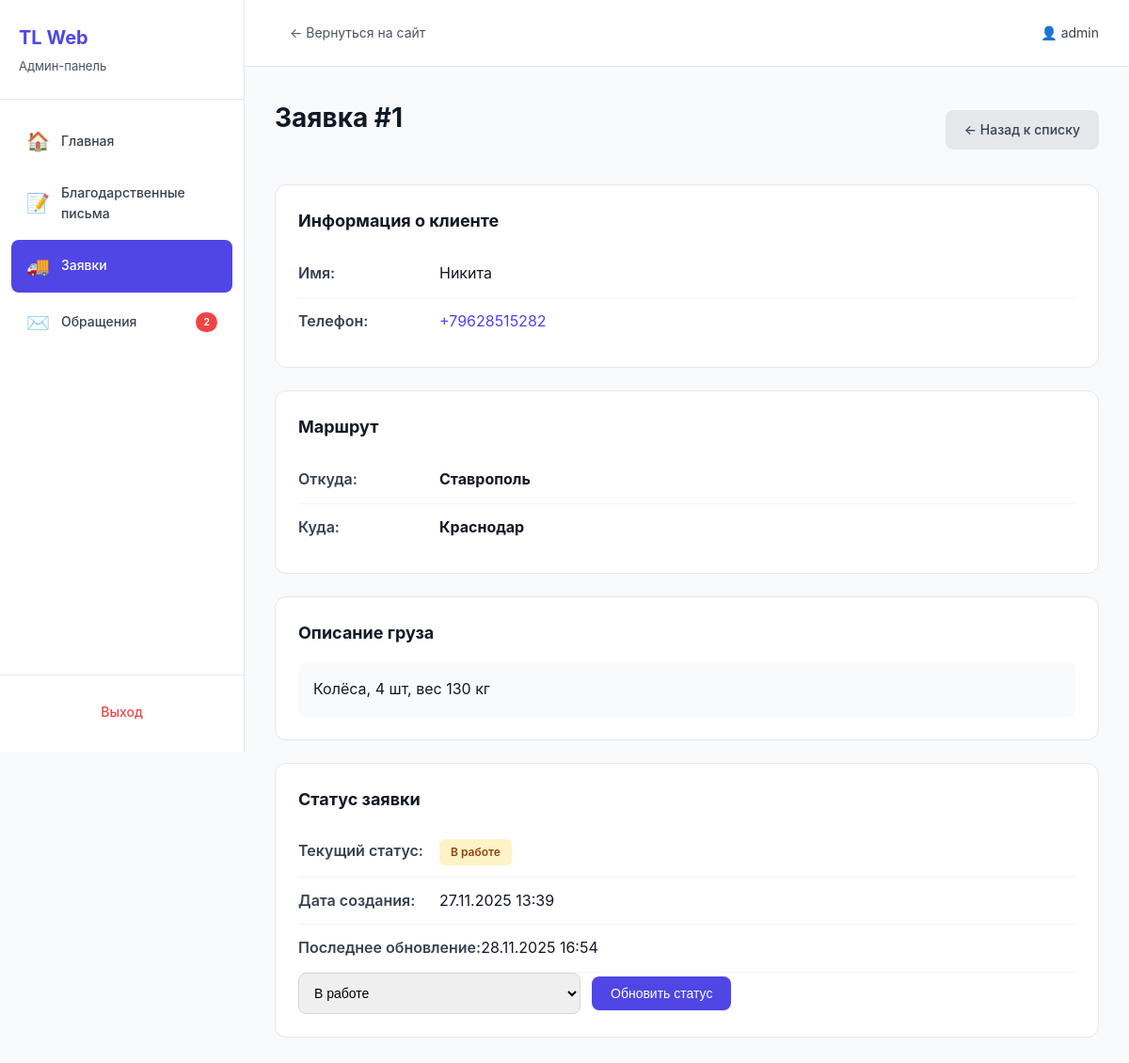
Page /public/admin/pages/order-view.php?id=1 (signed in) on the committed database.
### tables this page shows
CREATE TABLE `orders` (
  `id` int(11) NOT NULL,
  `name` varchar(255) NOT NULL COMMENT 'Имя клиента',
  `phone` varchar(50) NOT NULL COMMENT 'Телефон',
  `cargo_description` text NOT NULL COMMENT 'Описание груза',
  `city_from` varchar(255) NOT NULL COMMENT 'Город отправления',
  `city_to` varchar(255) NOT NULL COMMENT 'Город назначения',
  `status` enum('new','in_progress','completed','cancelled') DEFAULT 'new' COMMENT 'Статус заявки',
  `created_at` timestamp NOT NULL DEFAULT current_timestamp() COMMENT 'Дата создания',
  `updated_at` timestamp NOT NULL DEFAULT current_timestamp() ON UPDATE current_timestamp() COMMENT 'Дата обновления'
);

### public/admin/pages/order-view.php (the view, shortened to what this page needs)
<?php
$database = new Database();
$db = $database->getConnection();
$id = $_GET['id'] ?? 0;
$query = "SELECT * FROM orders WHERE id = :id";
$stmt = $db->prepare($query);
$stmt->bindParam(':id', $id);
$stmt->execute();
$order = $stmt->fetch(PDO::FETCH_ASSOC);
$status_labels = [
    'new' => ['Новая', 'status-new'],
    'in_progress' => ['В работе', 'status-progress'],
    'completed' => ['Завершена', 'status-completed'],
    'cancelled' => ['Отменена', 'status-cancelled']
];
?>
<!DOCTYPE html>
<html lang="ru">
<head>
    <link rel="stylesheet" href="../css/admin.css">
</head>
<body>
    <div class="admin-layout">
        <?php include '../includes/sidebar.php'; ?>
        <div class="admin-main">
            <?php include '../includes/header.php'; ?>
            <div class="admin-content">
                <div class="content-header">
                    <h1 class="page-title">Заявка #<?php echo $order['id']; ?></h1>
                    <a href="orders.php" class="btn btn-secondary">← Назад к списку</a>
                </div>
                <div class="contact-detail">
                    <div class="detail-card">
                        <h3>Информация о клиенте</h3>
                        <div class="detail-row">
                            <div class="detail-label">Имя:</div>
                            <div class="detail-value"><?php echo htmlspecialchars($order['name']); ?></div>
                        </div>
                        <div class="detail-row">
                            <div class="detail-label">Телефон:</div>
                            <div class="detail-value">
                                <a href="tel:<?php echo htmlspecialchars($order['phone']); ?>">
                                    <?php echo htmlspecialchars($order['phone']); ?>
                                </a>
                            </div>
                        </div>
                    </div>
                    <div class="detail-card">
                        <h3>Маршрут</h3>
                        <div class="detail-row">
                            <div class="detail-label">Откуда:</div>
                            <div class="detail-value"><strong><?php echo htmlspecialchars($order['city_from']); ?></strong></div>
                        </div>
                        <div class="detail-row">
                            <div class="detail-label">Куда:</div>
                            <div class="detail-value"><strong><?php echo htmlspecialchars($order['city_to']); ?></strong></div>
                        </div>
                    </div>
                    <div class="detail-card">
                        <h3>Описание груза</h3>
                        <div class="message-content">
                            <?php echo nl2br(htmlspecialchars($order['cargo_description'])); ?>
                        </div>
                    </div>
                    <div class="detail-card">
                        <h3>Статус заявки</h3>
                        <div class="detail-row">
                            <div class="detail-label">Текущий статус:</div>
                            <div class="detail-value">
                                <span class="status <?php echo $status_labels[$order['status']][1]; ?>">
                                    <?php echo $status_labels[$order['status']][0]; ?>
                                </span>
                            </div>
                        </div>
                        <div class="detail-row">
                            <div class="detail-label">Дата создания:</div>
                            <div class="detail-value"><?php echo date('d.m.Y H:i', strtotime($order['created_at'])); ?></div>
                        </div>
                        <div class="detail-row">
                            <div class="detail-label">Последнее обновление:</div>
                            <div class="detail-value"><?php echo date('d.m.Y H:i', strtotime($order['updated_at'])); ?></div>
                        </div>
                        <form method="POST" class="status-form">
                            <select name="status" class="status-select">
                                <option value="in_progress" <?php echo $order['status'] == 'in_progress' ? 'selected' : ''; ?>>В работе</option>
                            </select>
                            <button type="submit" class="btn btn-primary">Обновить статус</button>
                        </form>
                    </div>
                </div>
            </div>
        </div>
    </div>
</body>
</html>

### public/admin/css/admin.css (style rules this page uses)
* { margin: 0; padding: 0; box-sizing: border-box; }
:root { --primary: #4F46E5; --primary-dark: #4338CA; --success: #10B981; --warning: #F59E0B; --danger: #EF4444; --gray-50: #F9FAFB; --gray-100: #F3F4F6; --gray-200: #E5E7EB; --gray-300: #D1D5DB; --gray-600: #4B5563; --gray-700: #374151; --gray-800: #1F2937; --gray-900: #111827; }
body { font-family: -apple-system, BlinkMacSystemFont, 'Segoe UI', Roboto, 'Helvetica Neue', Arial, sans-serif; background: var(--gray-50); color: var(--gray-900); line-height: 1.6; }
.admin-layout { display: flex; min-height: 100vh; }
.admin-main { flex: 1; margin-left: 260px; display: flex; flex-direction: column; }
.admin-content { padding: 32px; flex: 1; background: var(--gray-50); min-height: 100vh; }
.page-title { font-size: 28px; font-weight: 700; color: var(--gray-900); margin-bottom: 24px; }
.content-header { display: flex; justify-content: space-between; align-items: center; margin-bottom: 24px; background: transparent; }
.btn { padding: 10px 20px; border: none; border-radius: 8px; cursor: pointer; text-decoration: none; display: inline-flex; align-items: center; gap: 8px; font-size: 14px; font-weight: 500; transition: all 0.2s; }
.btn-primary { background: var(--primary); color: white; }
.btn-secondary { background: var(--gray-200); color: var(--gray-700); }
.status { padding: 4px 12px; border-radius: 6px; font-size: 12px; font-weight: 600; display: inline-block; }
.status-progress { background: #FEF3C7; color: #92400E; }
.testimonial-form, .status-form { max-width: 800px; }
.form-group input[type="text"], .form-group input[type="email"], .form-group input[type="password"], .form-group textarea, .form-group input[type="file"], .form-group select, .status-select { width: 100%; padding: 12px; border: 1px solid var(--gray-300); border-radius: 8px; font-size: 14px; transition: border-color 0.2s; }
.contact-detail { display: grid; gap: 24px; }
.detail-card { background: white; border-radius: 12px; padding: 24px; border: 1px solid var(--gray-200); }
.detail-card h3 { font-size: 18px; margin-bottom: 16px; color: var(--gray-900); }
.detail-row { display: flex; padding: 12px 0; border-bottom: 1px solid var(--gray-100); }
.detail-row:last-child { border-bottom: none; }
.detail-label { font-weight: 600; color: var(--gray-700); min-width: 150px; }
.detail-value { color: var(--gray-900); }
.detail-value a { color: var(--primary); text-decoration: none; }
.message-content { background: var(--gray-50); padding: 16px; border-radius: 8px; line-height: 1.6; }
.status-form { display: flex; gap: 12px; align-items: center; }
.status-select { flex: 1; max-width: 300px; }

### rows in the picture
orders: id "1", name "Никита", phone "+79628515282", city_from "Ставрополь", city_to "Краснодар", cargo_description "Колёса, 4 шт, вес 130 кг", status "В работе", created_at "27.11.2025 13:39", updated_at "28.11.2025 16:54"

### other values in the picture
$new_count "2"
$_SESSION['admin_username'] "admin"
